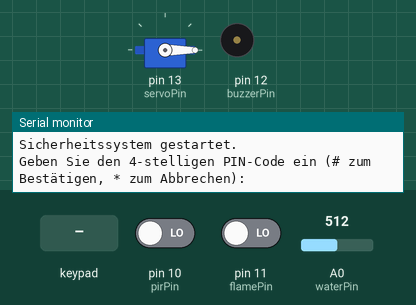
Recording of a sketch running on a simulated Arduino Uno, built with avr-gcc and run on an emulated ATmega328P. Shown: servo, buzzer (waves = sounding, pin HIGH), the last lines printed to the serial monitor. The test bench sets the inputs (shaded band); at power-on: pin 10 (pirPin) LOW, pin 11 (flamePin) LOW, A0 (waterPin) = 512. The local clock reads 2024-03-15 10:24:30 at power-on unless the sketch sets it.

Above: at 1.2 s.
1.3 s: keypad keys 1 2 3 4 # pressed 0.4 s apart
At 2.22 s:
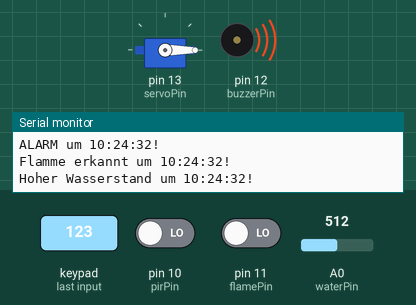
At 5.0 s:
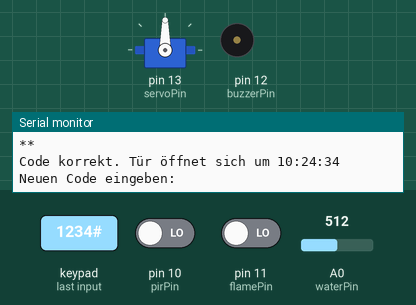
5.6 s: pin 10 (pirPin) driven HIGH
15.3 s: key '*' pressed
18.8 s: key '#' pressed
22.3 s: keypad keys 2 3 4 5 # pressed 0.4 s apart
Timing chart, 0 to 26.9 s (numbered marks = the images above; inputs shaded):
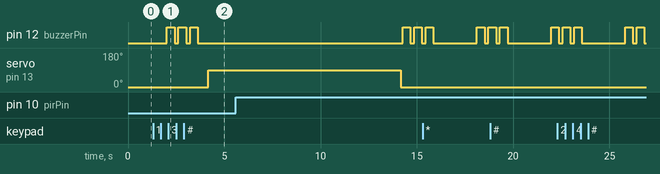

Measured:
- after the input at 1.3 s, servo on pin 13 (servoPin): 0° → 90° after 2.9 s

The sketch:

Sicherheitssystem_n_E2FS1.ino
```cpp
#include <Wire.h>
#include <RTClib.h>
#include <Servo.h>
#include <Keypad.h>

const int pirPin = 10;
const int flamePin = 11;
const int waterPin = A0;
const int buzzerPin = 12;
const int servoPin = 13;

const byte ROWS = 4;
const byte COLS = 4;
char keys[ROWS][COLS] = {
  {'1', '2', '3', 'A'},
  {'4', '5', '6', 'B'},
  {'7', '8', '9', 'C'},
  {'*', '0', '#', 'D'}
};
byte rowPins[ROWS] = {2, 3, 4, 5};
byte colPins[COLS] = {6, 7, 8, 9};

RTC_DS1307 rtc;
Servo doorServo;
Keypad keypad = Keypad(makeKeymap(keys), rowPins, colPins, ROWS, COLS);

const String correctCode = "1234";
String inputCode = "";
bool isUnlocked = false;

unsigned long doorOpenTime = 0;
const unsigned long autoCloseDelay = 10000;
unsigned long lastAlarmTime = 0;
const unsigned long alarmDelay = 2000;

void setup() {
  Serial.begin(9600);
  pinMode(pirPin, INPUT);
  pinMode(flamePin, INPUT);
  pinMode(waterPin, INPUT);
  pinMode(buzzerPin, OUTPUT);

  doorServo.attach(servoPin);
  doorServo.write(0);

  if (!rtc.begin()) {
    while (1);
  }
  if (!rtc.isrunning()) {
    rtc.adjust(DateTime(F(__DATE__), F(__TIME__)));
  }

  Serial.println("Sicherheitssystem gestartet.");
  Serial.println("Geben Sie den 4-stelligen PIN-Code ein (# zum Bestätigen, * zum Abbrechen):");
}

void loop() {
  handleKeypadInput();
  monitorSensors();
  autoCloseDoor();
}

void handleKeypadInput() {
  char key = keypad.getKey();
  if (key) {
    if (isdigit(key)) {
      inputCode += key;
      Serial.print("*");
    } else if (key == '#') {
      if (inputCode.length() == 4) {
        DateTime now = rtc.now();
        if (inputCode == correctCode) {
          Serial.print("\nCode korrekt. Tür öffnet sich um ");
          printTime(now);
          doorServo.write(90);
          isUnlocked = true;
          doorOpenTime = millis();
        } else {
          Serial.print("\nFalscher Code. Versuch um ");
          printTime(now);
          doorServo.write(0);
          isUnlocked = false;
        }
        inputCode = "";
        Serial.println("\nNeuen Code eingeben:");
      } else {
        Serial.println("\nFehler: Code muss 4 Stellen haben!");
        inputCode = "";
        Serial.println("Neuen Code eingeben:");
      }
    } else if (key == '*') {
      inputCode = "";
      Serial.println("\nEingabe abgebrochen.");
      Serial.println("Neuen Code eingeben:");
    }
  }
}

void monitorSensors() {
  if (!isUnlocked && millis() - lastAlarmTime > alarmDelay) {
    bool motionDetected = digitalRead(pirPin);
    bool flameDetected = digitalRead(flamePin) == LOW;
    int waterLevel = analogRead(waterPin);
    DateTime now = rtc.now();

    if (motionDetected || flameDetected || waterLevel > 500) {
      Serial.print("\nALARM um ");
      printTime(now);
      Serial.println("!");
      if (motionDetected) {
        Serial.print("Bewegung erkannt um ");
        printTime(now);
        Serial.println("!");
      }
      if (flameDetected) {
        Serial.print("Flamme erkannt um ");
        printTime(now);
        Serial.println("!");
      }
      if (waterLevel > 500) {
        Serial.print("Hoher Wasserstand um ");
        printTime(now);
        Serial.println("!");
      }
      triggerBuzzer(3);
      lastAlarmTime = millis();
    }
  }
}

void autoCloseDoor() {
  if (isUnlocked && millis() - doorOpenTime >= autoCloseDelay) {
    DateTime now = rtc.now();
    doorServo.write(0);
    isUnlocked = false;
    Serial.print("Tür automatisch geschlossen um ");
    printTime(now);
    Serial.println("!");
  }
}

void triggerBuzzer(int times) {
  for (int i = 0; i < times; i++) {
    digitalWrite(buzzerPin, HIGH);
    delay(400);
    digitalWrite(buzzerPin, LOW);
    delay(200);
  }
}

void printTime(DateTime dt) {
  char timeString[20];
  snprintf(timeString, sizeof(timeString), "%02d:%02d:%02d", dt.hour(), dt.minute(), dt.second());
  Serial.print(timeString);
}
```
